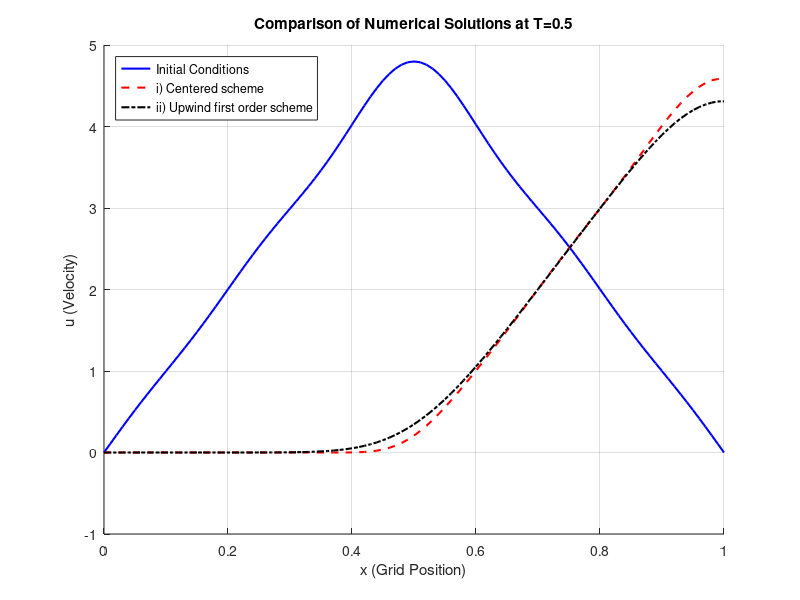

This chart was generated by the following MATLAB code:
%% Computational Fluid Dynamics 2015 | Coursework 1: Section 5
%NAME: Solving the advection-diffusion equation
%GOAL: Comparing the stability of an explicit scheme approximating the diffusion term by a centered scheme and the advection term by i) a centred scheme ii) an Euler/upwind first order scheme
%Created by: SERGIU PETRE ILIEV. Date: 30.XI.2015
%Imperial College London | Aeronautical Engineering | Prof. Sherwin Spencer | AE3-414 Computational Fluid Dynamics | Coursework I

%Clean and prepare workspace
clear all           % Clear all variables
clc                 % Clear the window
close all           % Close open figures
format long;        % Display more decimal places of the solution

%% Initialization of Parameters
% Global parameters
a=1;                % Advection speed (constant)
alpha=0.003;        % Diffusivity (constant)

% Space parameters
dx=0.01;            % Length of the space step i.e. resolution of the grid space
x=0:dx:1;           % Creating an uniform 1D grid by defining all its points as a vector
nx=size(x,2);       % Determine the number of grid points in space

% Time parameters
dt=0.001;           % Duration of the time step
t=0:dt:1;           % Creating the timeline by defining all moments in time as a vector
nt=size(t,2);       % Determine the number of timesteps

% Preallocate an empty matrix for the solutions in order to speed up the computation in Matlab. Each row of the u matrix contains the velocities in the entire 1D domain at the time step number corresponding to the row number. In other words, each column contains all the velocities values taken by the flow at that grid point as time progresses.
u=zeros(nt,nx);     % This is the matrix destined to hold the solutions generated by the first numerical scheme (i)
uii=zeros(nt,nx);   % This is the matrix destined to hold the solutions generated by the second numerical scheme (ii) - for computational efficiency this line can be removed and use u=uii before starting the solvers, but it is easier to read the code if it is explicitly introduced here.

%% Do a basic stability check using the Courant number
C=a*dt/dx;          % Calculate the Courant number
if C<1 && C>0       % Check if it is within the stability bounds
    disp('Courant number in within [0,1], simulation is expected to be stable with the current time & space step sizes. Proceeding with CFD solvers...')
else
    disp('Simulation is expected to be unstable, as the Courant number is out of the [0,1] bounds! Proceeding with CFD solvers...')
end

%% Define the initial conditions
% At time 0 the velocity distribution is known in the entire mesh
for m=0:1:4
    u(1,:)=u(1,:)+10.*((-1)^m*(4/((2*m+1)^2*pi()^2)).*sin((2*m+1).*pi().*x));
end
uii(1,:)=u(1,:);    % Assign the same initial conditions to the velocity distribution destined for the second numerical scheme  - for computational efficiency this can line be removed and u=uii could be used instead, right before starting the solvers. However, it is easier to read the code if it is explicitly introduced here.

% At the left-hand side of the gridspace we apply a Dirichlet condition (i.e. velocity is always 0 at the x=0 grid points)
u(:,1)=0;           % For the first numerical scheme (i)
uii(:,1)=0;         % For the second numerical scheme (ii)- for computational efficiency this line can be removed and use u=uii before starting the solvers, but it is easier to read the code if it is explicitly introduced here.

%% Numerically solve the equation
for n=1:nt-1        % Where c is a counter for time
    for s=2:nx      % Where s is a counter for space, here the loop is starting from 2 as we already defined the initial conditions at x=0
        if s==nx    % At the right hand side (i.e. when the space counter reaches point at the end of the grid) apply a periodic boundary condition
            u(n+1,s)=u(n,s-1);
            uii(n+1,s)=uii(n,s-1);  
        else        % For the rest of the grid simply apply the discretised version of the equations in the report:
            % For the explicit scheme approximating the diffusion term by a centered scheme and the advection term by i) a centred scheme
            du_diffusion=u(n,s+1)-2*u(n,s)+u(n,s-1);
            du_advection_i=u(n,s+1)-u(n,s-1);
            u(n+1,s)=u(n,s)-((a*dt)/(2*dx))*du_advection_i+((alpha*dt)/(dx^2))*du_diffusion;

            % For the explicit scheme approximating the diffusion term by a centered scheme and the advection term by ii) an Euler/upwind first order scheme
            duii_diffusion=uii(n,s+1)-2*uii(n,s)+uii(n,s-1);
            duii_advection_ii=uii(n,s)-uii(n,s-1);
            uii(n+1,s)=uii(n,s)-((a*dt)/dx)*duii_advection_ii+((alpha*dt)/(dx^2))*duii_diffusion;
        end
    end
end

%% Plot solution at T=0.5
hold all; grid on
title('Comparison of Numerical Solutions at T=0.5')
plot(x,u(1,:),'b-', 'LineWidth',1.5);                                    % Plot the initial velocity distribution
plot(x,u(round(nt/2),:),'r--', 'LineWidth',1.5)                          % Plot the numerical solution for T=0.5 for the first numerical scheme (i)
plot(x,uii(round(nt/2),:),'k-.', 'LineWidth',1.5)                        % Plot the numerical solution for T=0.5 for the second numerical scheme (ii)
ylabel('u (Velocity)'); xlabel('x (Grid Position)');    % Label the axis
legend('Initial Conditions', 'i) Centered scheme', 'ii) Upwind first order scheme', 'Location','northwest')

% %% Attempt to plot in 3D the evolution of the solution
% hold all; grid on
% title('Comparison of Numerical Solutions in 3D')
% view(3)
% time=zeros(1001,101);
% for c1=1:1001
%     for c2=1:101
%       time(c1,c2)=dx*c2;  
%     end
% end
% for ti=1:1001
%     plot3(x,time(:,ti),u(ti,:),'b-');                                    % Plot the initial velocity distribution
% end